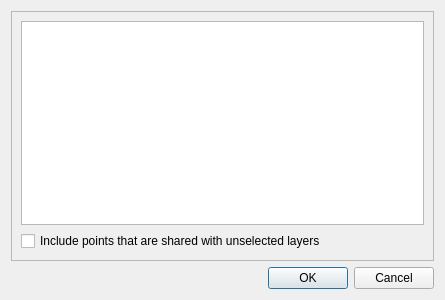
<?xml version="1.0" encoding="UTF-8"?>
<ui version="4.0">
 <class>ChooseLayerDialog</class>
 <widget class="QDialog" name="ChooseLayerDialog">
  <property name="geometry">
   <rect>
    <x>0</x>
    <y>0</y>
    <width>445</width>
    <height>300</height>
   </rect>
  </property>
  <property name="windowTitle">
   <string>Select layers</string>
  </property>
  <layout class="QVBoxLayout" name="verticalLayout">
   <item>
    <widget class="QFrame" name="frame">
     <property name="frameShape">
      <enum>QFrame::StyledPanel</enum>
     </property>
     <property name="frameShadow">
      <enum>QFrame::Raised</enum>
     </property>
     <layout class="QVBoxLayout" name="verticalLayout_2">
      <item>
       <widget class="QListView" name="layerListView"/>
      </item>
      <item>
       <widget class="QCheckBox" name="includePointsCheckBox">
        <property name="text">
         <string>Include points that are shared with unselected layers</string>
        </property>
       </widget>
      </item>
     </layout>
    </widget>
   </item>
   <item>
    <widget class="QDialogButtonBox" name="buttonBox">
     <property name="orientation">
      <enum>Qt::Horizontal</enum>
     </property>
     <property name="standardButtons">
      <set>QDialogButtonBox::Cancel|QDialogButtonBox::Ok</set>
     </property>
    </widget>
   </item>
  </layout>
 </widget>
 <resources/>
 <connections>
  <connection>
   <sender>buttonBox</sender>
   <signal>accepted()</signal>
   <receiver>ChooseLayerDialog</receiver>
   <slot>accept()</slot>
   <hints>
    <hint type="sourcelabel">
     <x>248</x>
     <y>254</y>
    </hint>
    <hint type="destinationlabel">
     <x>157</x>
     <y>274</y>
    </hint>
   </hints>
  </connection>
  <connection>
   <sender>buttonBox</sender>
   <signal>rejected()</signal>
   <receiver>ChooseLayerDialog</receiver>
   <slot>reject()</slot>
   <hints>
    <hint type="sourcelabel">
     <x>316</x>
     <y>260</y>
    </hint>
    <hint type="destinationlabel">
     <x>286</x>
     <y>274</y>
    </hint>
   </hints>
  </connection>
 </connections>
</ui>
